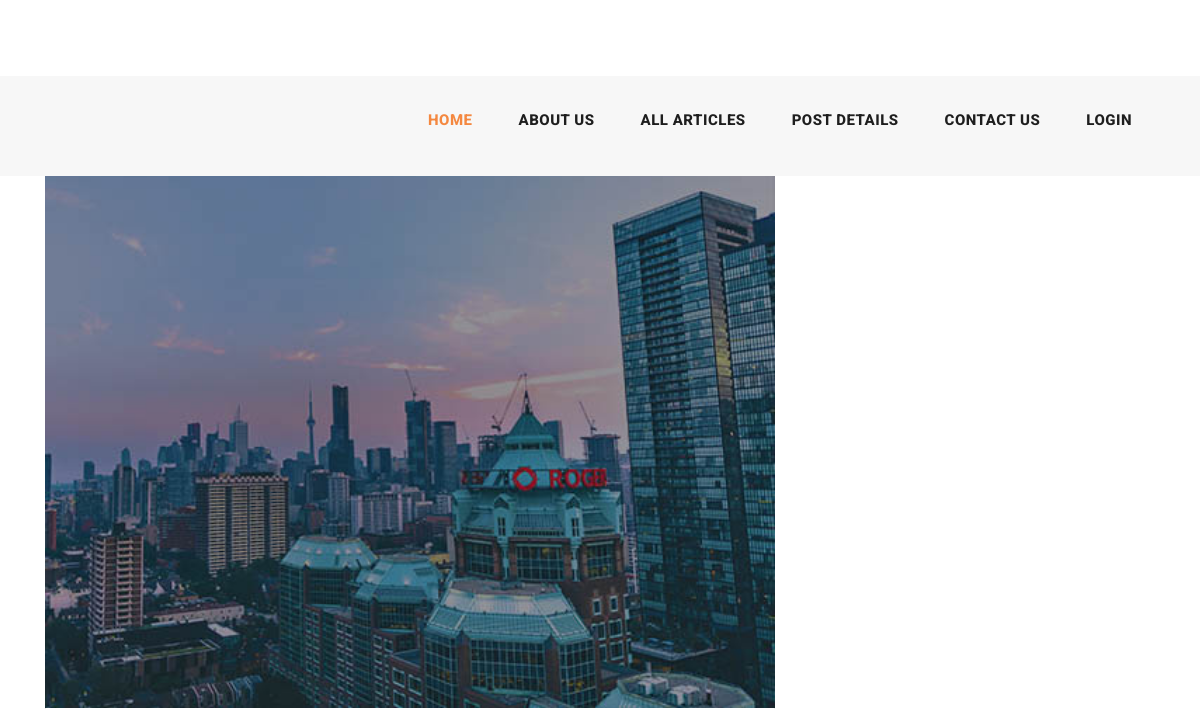
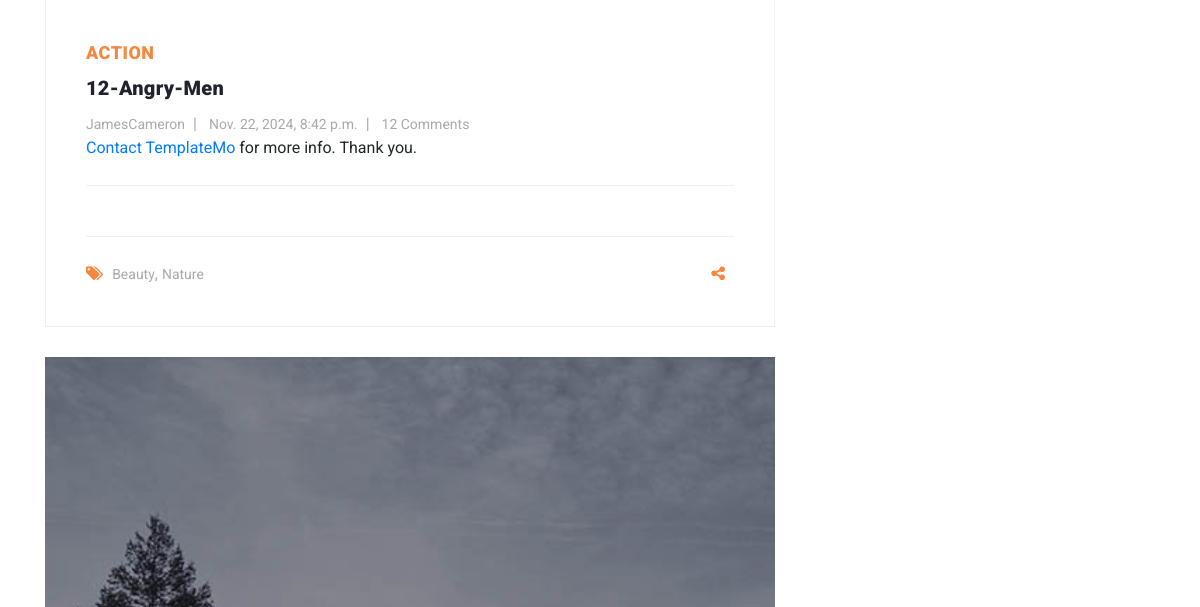
The app's page / (upper part), older data (2 pictures, top to bottom).
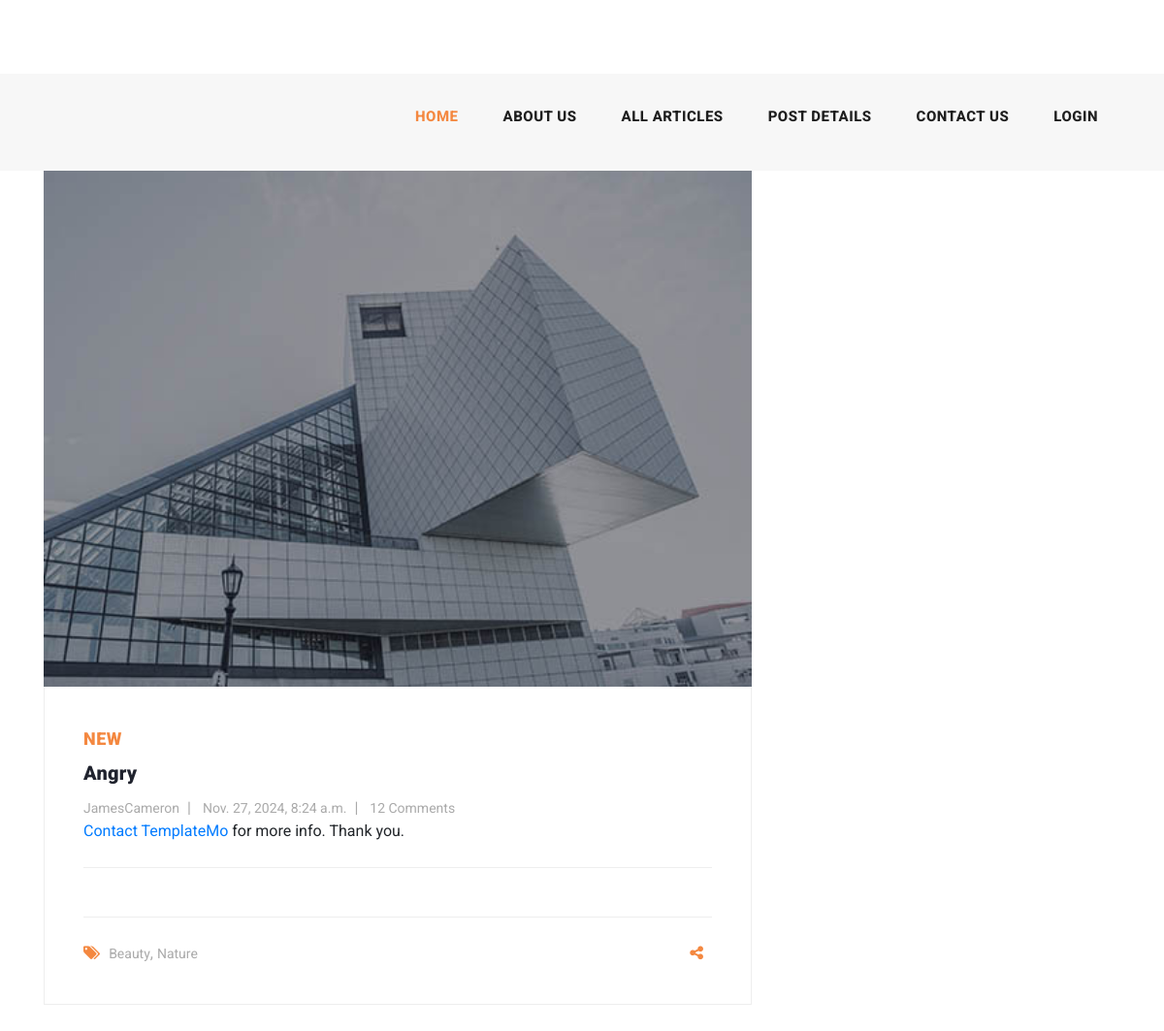
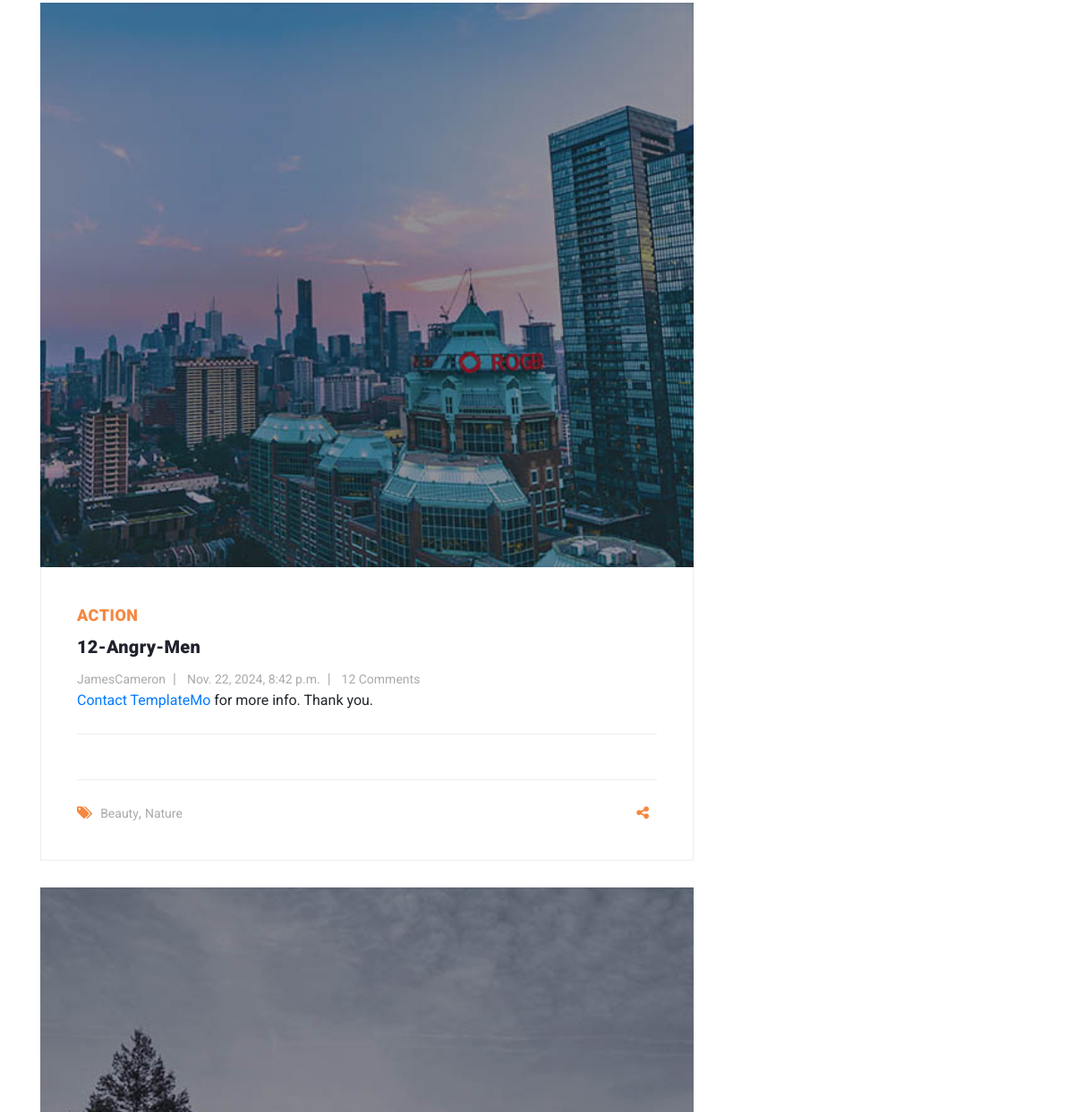
The same page, newer data (2 pictures, top to bottom).
### blog/models.py (models this page shows, shortened)
class Article(models.Model):
    CHOICES = (
        ('A','PYTHON'),
        ('B','DJANGO')
    )
    author = models.ForeignKey(User, on_delete=models.CASCADE)
    category = models.ManyToManyField(Category,related_name='articles')
    title = models.CharField(max_length=70,help_text='enter title',unique=True)
    body = models.TextField(choices=CHOICES)
    image = models.ImageField(upload_to='images/articles',unique_for_date='pop_date')
    created = models.DateTimeField(auto_now_add=True)
    updated = models.DateTimeField(auto_now=True)
    pop_date = models.DateField(default=timezone.now())
    floatfield = models.FloatField(default=0)
    myfile = models.FileField(null=True,upload_to='files/articles')
    status = models.BooleanField(default=False)
    objects = models.Manager()
    custom = ArticleManager()
    slug = models.SlugField(unique=True,null=True,blank=True)
    class Meta:
        ordering = ['-updated',]
        verbose_name = 'post'
    def get_absolute_url(self):
        return reverse('blog:article_detail',kwargs={'slug':self.slug})

class Category(models.Model):
    name = models.CharField(max_length=50)
    created = models.DateTimeField(auto_now_add=True)
    slug = models.SlugField(unique=True,null=False,default='')
    def __str__(self):
        return self.name

### home/views.py (the view)
# urls.py: path("",views.home,name="home"),
def home(request):
    article = Article.objects.all()
    recent_articles = Article.objects.all()[:3]
    return render(request,'home/index.html',context={'articles':article})

### context_processors/context_processors.py (called while the page is built)
def recent_articles(request):
    from blog.models import Article, Category
    recent_articles = Article.objects.order_by('-created')
    categories = Category.objects.all()
    return  {'recent_articles': recent_articles,'categories': categories}

### home/templates/home/index.html (shortened to what this page needs)
{% extends 'base.html' %}
{% load render_partial %}
{% load social_share %}
{% load static %}
{% block content %}
<section class="blog-posts">
     <div class="container">
        <div class="row">
            <div class="col-lg-8">
                <div class="all-blog-posts">
                    <div class="row">
                        {% for article in recent_articles %}
                            <div class="col-lg-12">
                            <div class="blog-post">
                                <div class="blog-thumb">
                                    <img src="{{ article.image.url }}" alt="">
                                </div>
                                <div class="down-content">
                                    <span>{{ article.category.all.first }}</span>
                                    <a href="{% url 'blog:article_detail' article.slug %}"><h4>{{ article.title }}</h4></a>
                                    <ul class="post-info">
                                        <li><a href="#">{{ article.author }}</a></li>
                                        <li><a href="#">{{ article.created}}</a></li>
                                        <li><a href="#">12 Comments</a></li>
                                    </ul> <a rel="nofollow"
                                                                                                     href="https://templatemo.com/contact"
                                                                                                     target="_parent">Contact
                                            TemplateMo</a> for more info. Thank you.</p>
                                    <div class="post-options">
                                        <div class="row">
                                            <div class="col-6">
                                                <ul class="post-tags">
                                                    <li><i class="fa fa-tags"></i></li>
                                                    <li><a href="#">Beauty</a>,</li>
                                                    <li><a href="#">Nature</a></li>
                                                </ul>
                                            </div>
                                            <div class="col-6">
                                                <ul class="post-share">
                                                    <li><i class="fa fa-share-alt"></i></li>
                                                </ul>
                                            </div>
                                        </div>
                                    </div>
                                </div>
                            </div>
                        </div>
                        {% endfor %}
                    </div>
                </div>
            </div>
        </div>
    </div>
</section>
{% endblock %}

Row changes from the older to the newer data that the page shows:
added Article: image (picture), category.all.first "NEW", title "Angry", author "JamesCameron", created "Nov. 27, 2024, 8:24 a.m."
